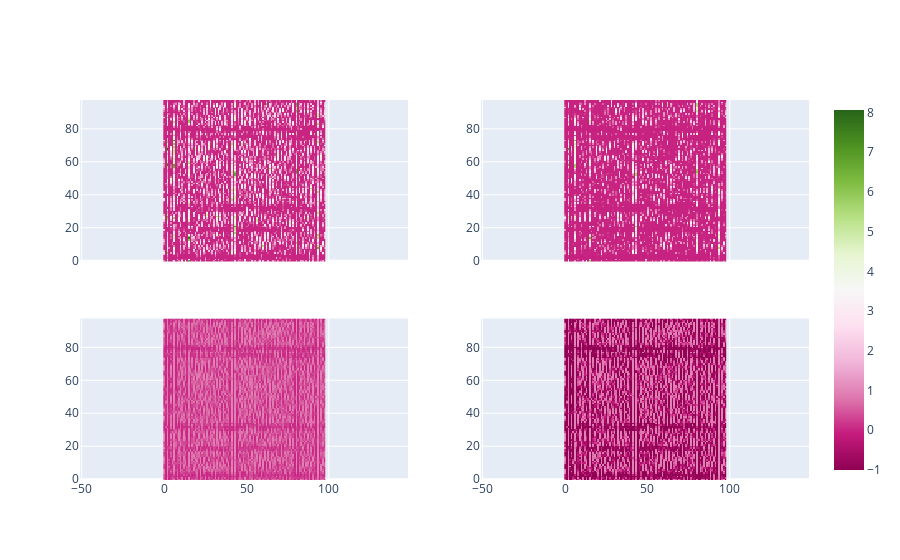

The notebook cell saved with this chart:
### Markdown cell above
<div dir="rtl" lang="he" xml:lang="he">
נעשה כעת את השכבה עם פונקציה אקטיבציה, כך נוכל לקבל מידע יותר ברור איפה נמצאים הקווים

### Code cell
cov_im = torch.conv2d(im, pattern)
feature_map_relu = F.relu(cov_im)
feature_map_leaky_relu = F.leaky_relu(cov_im-1)
feature_map_sigmoid = F.sigmoid(cov_im)
feature_map_tanh = F.tanh(cov_im)
fig = subplots.make_subplots(2, 2, shared_xaxes="all")
fig.add_traces(
    data=[
        go.Heatmap(
            z=feature_map_relu[0, 3, :, :],
            coloraxis="coloraxis",
            name="relu"
        ),
        go.Heatmap(
            z=feature_map_leaky_relu[0, 3, :, :],
            coloraxis="coloraxis",
            name="leaky_relu"
        ),
        go.Heatmap(
            z=feature_map_sigmoid[0, 3, :, :],
            coloraxis="coloraxis",
            name="sigmoid"
        ),
        go.Heatmap(z=feature_map_tanh[0, 3, :, :], coloraxis="coloraxis",name="tanh"),
    ],
    rows=[1, 1, 2, 2],
    cols=[1, 2, 1, 2],
)
fig.update_layout(yaxis_scaleanchor="x")
fig.show()

### Figure 1 — Plotly figure (JSON) as saved in the notebook; plotly's stock layout.template omitted (floating-point values rounded to 4 significant figures; data arrays with more than 128 entries replaced by an {"elided": "..."} marker saying what was removed)
{"data": [{"coloraxis": "coloraxis", "name": "relu", "type": "heatmap", "xaxis": "x", "yaxis": "y", "z": {"elided": "98x98 float values"}}, {"coloraxis": "coloraxis", "name": "leaky_relu", "type": "heatmap", "xaxis": "x2", "yaxis": "y2", "z": {"elided": "98x98 float values"}}, {"coloraxis": "coloraxis", "name": "sigmoid", "type": "heatmap", "xaxis": "x3", "yaxis": "y3", "z": {"elided": "98x98 float values"}}, {"coloraxis": "coloraxis", "name": "tanh", "type": "heatmap", "xaxis": "x4", "yaxis": "y4", "z": {"elided": "98x98 float values"}}], "layout": {"xaxis": {"anchor": "y", "domain": [0, 0.45], "matches": "x3", "showticklabels": false}, "xaxis2": {"anchor": "y2", "domain": [0.55, 1], "matches": "x3", "showticklabels": false}, "xaxis3": {"anchor": "y3", "domain": [0, 0.45]}, "xaxis4": {"anchor": "y4", "domain": [0.55, 1], "matches": "x3"}, "yaxis": {"anchor": "x", "domain": [0.575, 1], "scaleanchor": "x"}, "yaxis2": {"anchor": "x2", "domain": [0.575, 1]}, "yaxis3": {"anchor": "x3", "domain": [0, 0.425]}, "yaxis4": {"anchor": "x4", "domain": [0, 0.425]}}}
